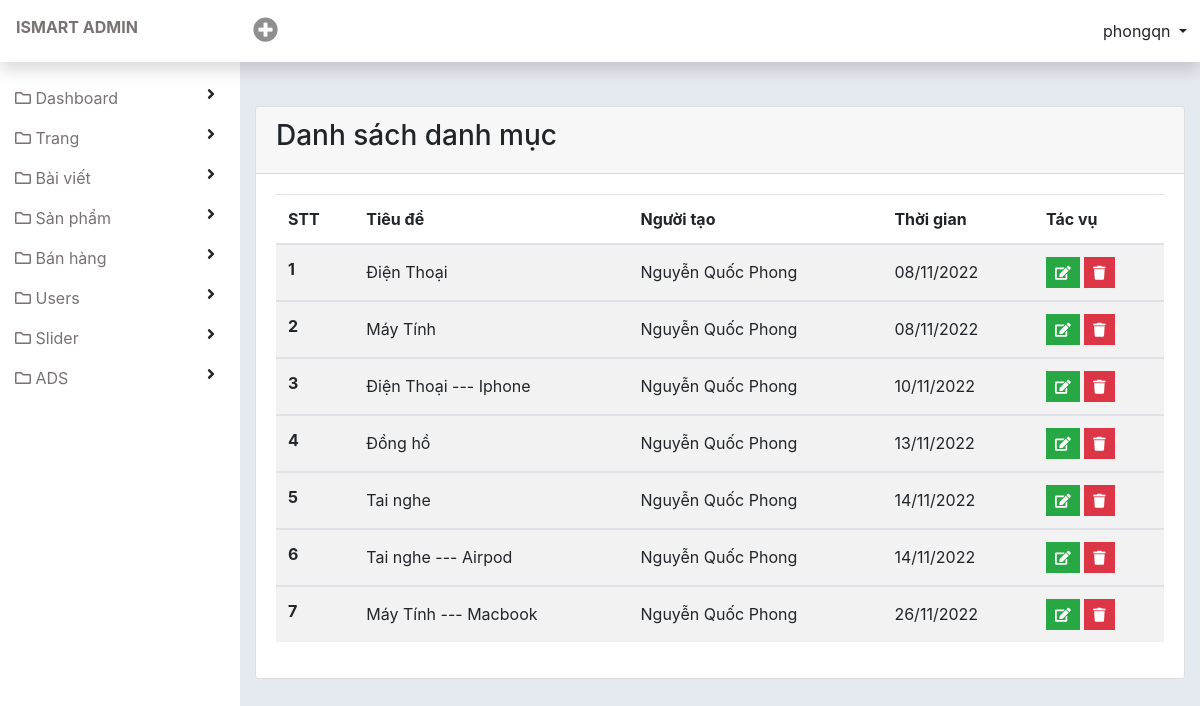
Screenshot of /admin/index.php?mod=product&controller=indexCategory (signed in) with the database file from the repository.
### tables this page shows
CREATE TABLE `tbl_category` (
  `cat_id` int(11) NOT NULL,
  `cat_title` varchar(255) NOT NULL,
  `cat_link` varchar(255) NOT NULL,
  `parent_id` int(11) NOT NULL,
  `level` int(11) NOT NULL,
  `creator` varchar(255) NOT NULL,
  `created_at` int(11) NOT NULL,
  `updated_at` int(11) NOT NULL,
  `update_user` varchar(50) NOT NULL
);

### admin/libraries/database.php (called while the page is built, shortened)
<?php
function db_query($query_string)
{
    global $conn;
    $result = mysqli_query($conn, $query_string);
    return $result;
}
function db_fetch_array($query_string)
{
    $result = array();
    $mysqli_result = db_query($query_string);
    while ($row = mysqli_fetch_assoc($mysqli_result)) {
        $result[] = $row;
    }
    return $result;
}

### admin/modules/product/models/indexCategoryModel.php (called while the page is built, shortened)
<?php
function get_list_category()
{
    return db_fetch_array("select `cat_0`.`cat_id`, if(`cat_1`.`cat_title` is null, `cat_0`.`cat_title` ,concat(`cat_1`.`cat_title`,' --- ',`cat_0`.`cat_title`)) `cat_title`, `cat_0`.`parent_id`,`cat_0`.`creator`,`cat_0`.`created_at`
    from `tbl_category` cat_0
    LEFT JOIN `tbl_category` cat_1
    ON `cat_0`.`parent_id` = `cat_1`.`cat_id`");
}

### admin/modules/product/controllers/indexCategoryController.php (called while the page is built, shortened)
<?php
function indexAction()
{
    $list_category = get_list_category();
    $data = array(
        'list_category' => $list_category,
    );
    load_view('indexCategory', $data);
}

### admin/core/router.php (called while the page is built, shortened)
<?php
$action_name = get_action() . 'Action';
call_function(array('construct', $action_name));

### admin/core/appload.php (called while the page is built, shortened)
<?php
require CONFIGPATH . DIRECTORY_SEPARATOR . 'database.php';
require LIBPATH . DIRECTORY_SEPARATOR . 'database.php';
require COREPATH . DIRECTORY_SEPARATOR . 'base.php';
require COREPATH . DIRECTORY_SEPARATOR . 'router.php';

### admin/index.php (called while the page is built, shortened)
<?php
require COREPATH.DIRECTORY_SEPARATOR.'appload.php';

### admin/libraries/users.php (called while the page is built, shortened)
<?php
function is_login()
{
    if (isset($_SESSION['is_login']))
        return true;
    return false;
}

### admin/modules/product/views/indexCategoryView.php (the view, shortened to what this page needs)
<div id="page-body" class="d-flex">
    <div id="wp-content">
        <div class="container-fluid py-5">
            <div class="card">
                <div class="card-header font-weight-bold">
                    <h3>Danh sách danh mục</h3>
                </div>
                <div class="card-body">
                    <?php
                    if (!empty($list_category)) {
                    ?>
                        <table class="table table-striped">
                            <thead>
                                <tr>
                                    <th scope="col">STT</th>
                                    <th scope="col">Tiêu đề</th>
                                    <th scope="col">Người tạo</th>
                                    <th scope="col">Thời gian</th>
                                    <th scope="col">Tác vụ</th>
                                </tr>
                            </thead>
                            <tbody>
                            <tbody>
                                <?php
                                $temp = 0;
                                foreach ($list_category as $item) {
                                    $temp++;
                                ?>
                                    <tr>
                                        <th scope="row"><?php echo $temp; ?></th>
                                        <td><?php echo $item['cat_title']; ?></td>
                                        <td><?php echo $item['creator']; ?></td>
                                        <td><?php if (!empty($item['created_at'])) echo date('d/m/Y', $item['created_at']); ?></td>
                                        <td>
                                            <a href="<?php echo "?mod=product&controller=indexCategory&action=update&cat_id={$item['cat_id']}"; ?>" class="btn btn-success btn-sm rounded-0 text-white" type="button" data-toggle="tooltip" data-placement="top" title="Edit"><i class="fa fa-edit"></i></a>
                                            <a href="<?php echo "?mod=product&controller=indexCategory&action=delete&cat_id={$item['cat_id']}"; ?>" class="btn btn-danger btn-sm rounded-0 text-white" type="button" data-toggle="tooltip" data-placement="top" title="Delete"><i class="fa fa-trash"></i></a>
                                        </td>
                                    </tr>
                            </tbody>
                        <?php
                                }
                        ?>
                        </table>
                    <?php
                    }
                    ?>
                </div>
            </div>
        </div>
    </div>
</div>
</div>

### admin/core/base.php (shortened to what this page needs)
<?php
function get_module()
{
    global $config;
    $module = isset($_GET['mod']) ? $_GET['mod'] : $config['default_module'];
    return $module;
}
function call_function($list_function = array())
{
    if (is_array($list_function)) {
        foreach ($list_function as $f) {
            if (function_exists($f())) {
                $f();
            }
        }
    }
}
function load_view($name, $data_send = array())
{
    $data = $data_send;
    $path = MODULESPATH . DIRECTORY_SEPARATOR . get_module() . DIRECTORY_SEPARATOR . 'views' . DIRECTORY_SEPARATOR . $name . 'View.php';
    if (file_exists($path)) {
        require $path;
    } else {
        echo "Không tìm thấy {$path}";
    }
}
function get_header($name = '')
{
    global $data;
    if (empty($name)) {
        $name = 'header';
    } else {
        $name = "header-{$name}";
    }
    $path = LAYOUTPATH . DIRECTORY_SEPARATOR . $name . '.php';
    if (file_exists($path)) {
        if (is_array($data)) {
            foreach ($data as $key => $a) {
                $$key = $a;
            }
        }
        require $path;
    } else {
        echo "Không tìm thấy {$path}";
    }
}
function get_footer($name = '')
{
    global $data;
    if (empty($name)) {
        $name = 'footer';
    } else {
        $name = "footer-{$name}";
    }
    $path = LAYOUTPATH . DIRECTORY_SEPARATOR . $name . '.php';
    if (file_exists($path)) {
        if (is_array($data)) {
            foreach ($data as $key => $a) {
                $$key = $a;
            }
        }
        require $path;
    } else {
        echo "Không tìm thấy {$path}";
    }
}
function get_sidebar($name = '')
{
    global $data;
    if (empty($name)) {
        $name = 'sidebar';
    } else {
        $name = "sidebar-{$name}";
    }
    $path = LAYOUTPATH . DIRECTORY_SEPARATOR . $name . '.php';
    if (file_exists($path)) {
        if (is_array($data)) {
            foreach ($data as $key => $a) {
                $$key = $a;
            }
        }
        require $path;
    } else {
        echo "Không tìm thấy {$path}";
    }
}

### admin/public/css/style.css (style rules this page uses)
a { color: #787272; }
#wp-content { flex: auto; min-height: 100vh; padding-top: 3.625rem; padding-left: 15rem; }
#page-body { background-color: #e5e9f0; }
.table tr td { vertical-align: middle; }

### rows the page displays
tbl_category: cat_title "Điện Thoại", creator "Nguyễn Quốc Phong", created_at "08/11/2022"
tbl_category: cat_title "Máy Tính", creator "Nguyễn Quốc Phong", created_at "08/11/2022"
tbl_category: cat_title "Điện Thoại --- Iphone", creator "Nguyễn Quốc Phong", created_at "10/11/2022"
tbl_category: cat_title "Đồng hồ", creator "Nguyễn Quốc Phong", created_at "13/11/2022"
tbl_category: cat_title "Tai nghe", creator "Nguyễn Quốc Phong", created_at "14/11/2022"
tbl_category: cat_title "Tai nghe --- Airpod", creator "Nguyễn Quốc Phong", created_at "14/11/2022"
tbl_category: cat_title "Máy Tính --- Macbook", creator "Nguyễn Quốc Phong", created_at "26/11/2022"
